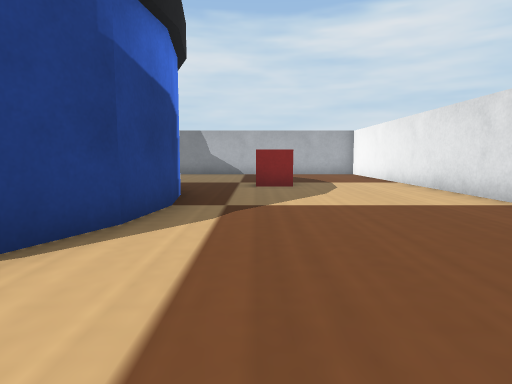
View 1 (above)

16 first-person views from a walk through a robot-simulator world made for Webots. The camera is 0.04 m above the floor, tilts 6° down and sees 75° across. The floor is counted in squares, 0.05 m on a side. Each view is taken from the middle of a square. On the plan, view 1 faces up. The plan holds only what a view shows up to about 11 squares ahead; the rest is blank. The robots in the file are not drawn. Webots' stock objects and surfaces are drawn as simple stand-ins.

View 2
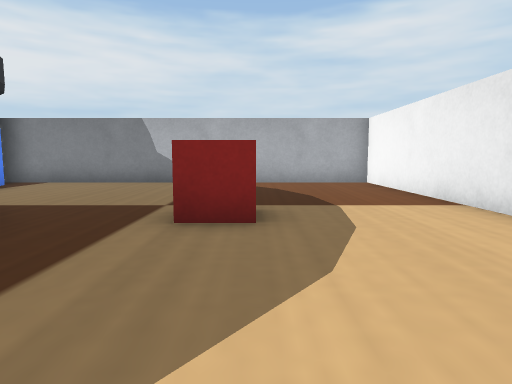

View 3
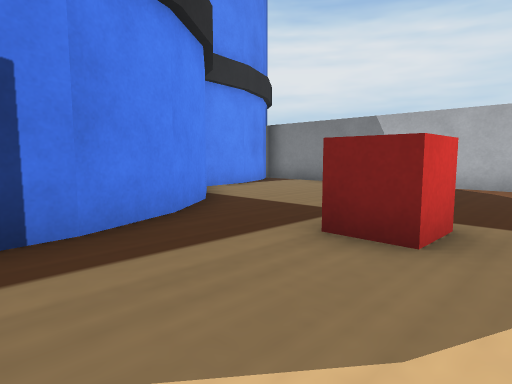

View 4
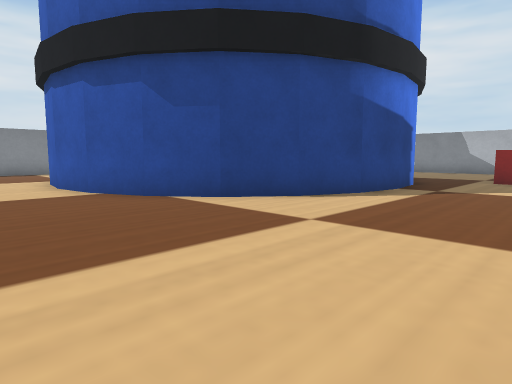

View 5
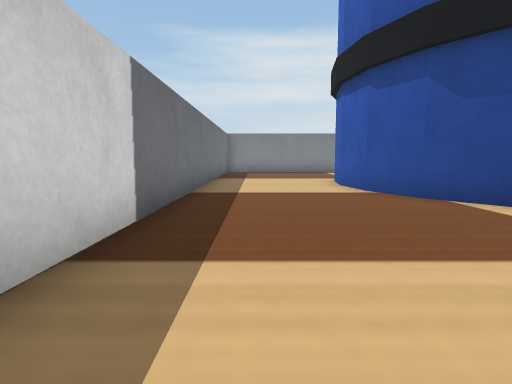

View 6
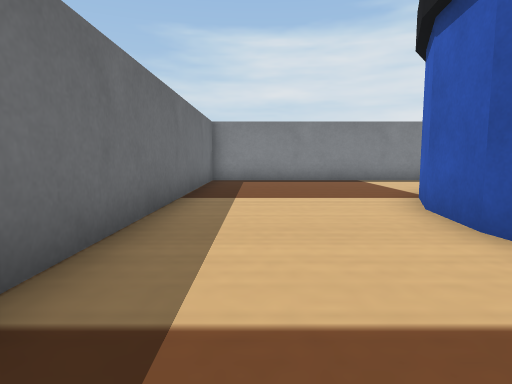

View 7
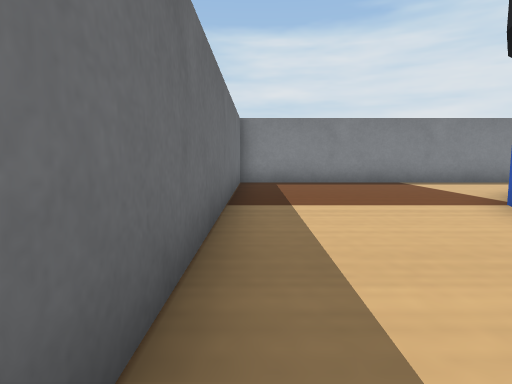

View 8
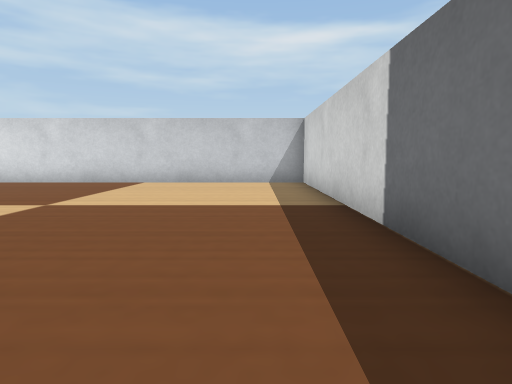

View 9
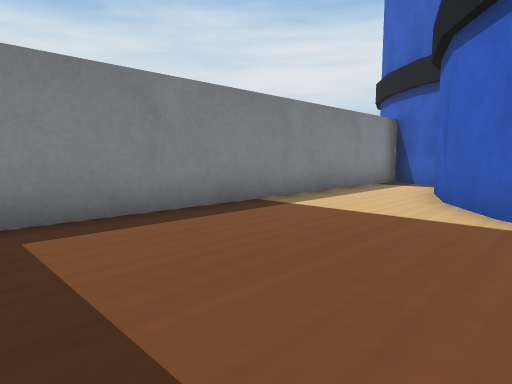

View 10
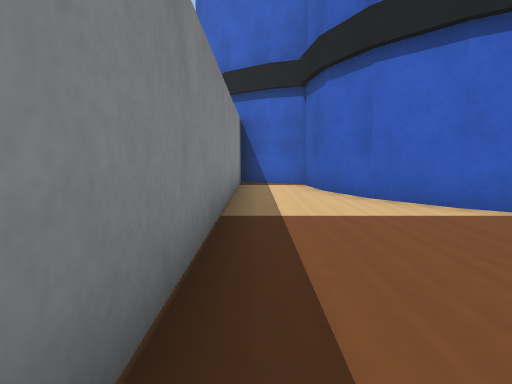

View 11
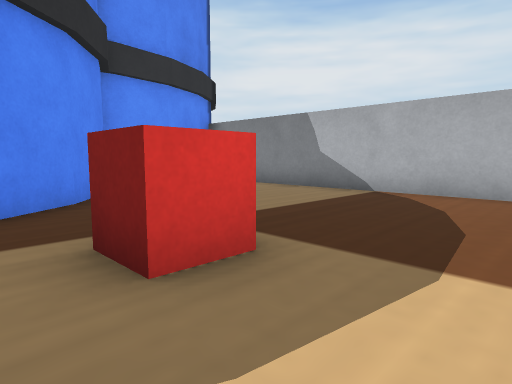

View 12
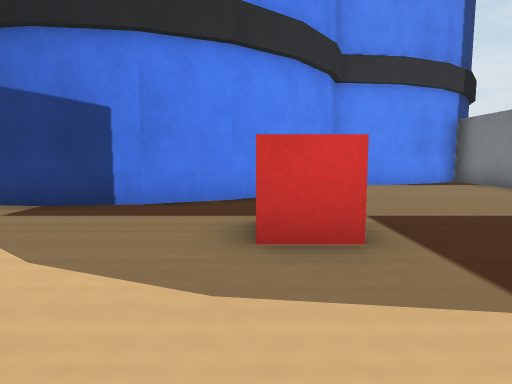

View 13
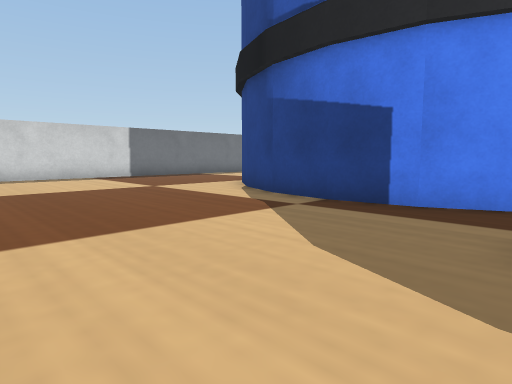

View 14
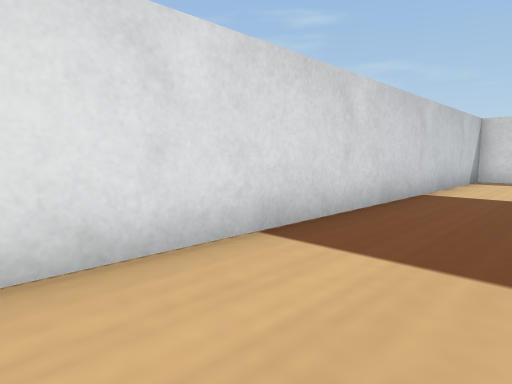

View 15
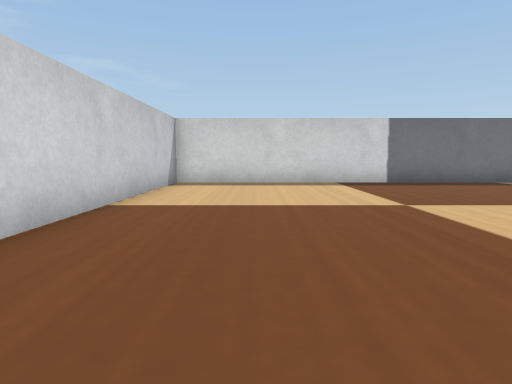

View 16
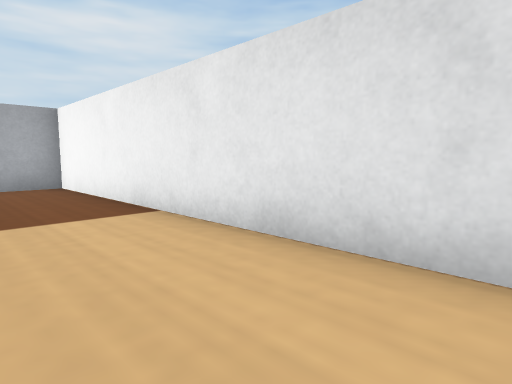

### Floor plan
Key: @ floor where view 1 was taken; # wall or solid block; . floor; B small box; A barrel.
Columns run from 16 left of view 1 to 5 right of it. Each row starts with its distance up from view 1.
 16          A############
 15          A...........#
 14           A..........#
 13           A..........#
 12           A..........#
 11            A.........#
 10             AA..BB...#
  9              A..BB...#
  8 A             A......#
  7 AA            A......#
  6 #.A           A......#
  5 #..A          A......#
  4 #..A          A......#
  3 #..A          A......#
  2 #...A        A.......#
  1 #...AA      AA.......#
  0 #.....AAAAAA....@....#
 -1 #....................#
 -2 #....................#
 -3 #....................#
 -4 #....................#
 -5 ######################

Where each view was taken, in squares from view 1:
view 1: 0 up, 0 right, facing up
view 2: 5 up, 1 right, facing up
view 3: 6 up, 2 right, facing up-left
view 4: 3 down, 2 right, facing up-left
view 5: 3 down, 2 right, facing left
view 6: 3 down, 4 left, facing left
view 7: 4 down, 5 left, facing left
view 8: 3 down, 6 left, facing right
view 9: 4 down, 11 left, facing up-left
view 10: 4 down, 15 left, facing up
view 11: 8 up, 3 right, facing up-left
view 12: 9 up, 4 right, facing left
view 13: 9 up, 4 right, facing down-left
view 14: 8 up, 2 right, facing down-right
view 15: 6 up, 2 right, facing down
view 16: 6 up, 2 right, facing up-right
